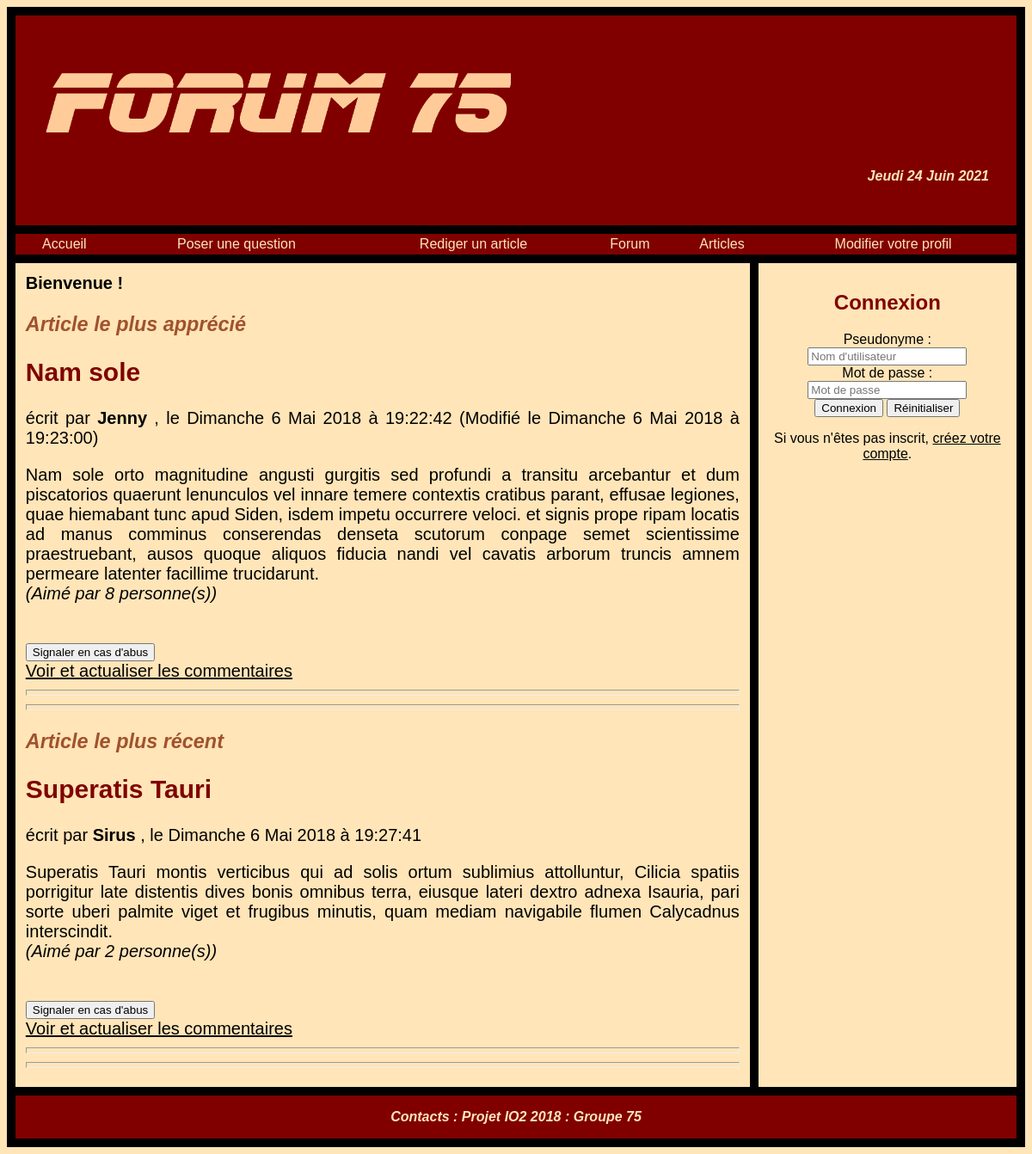
The page / on the database its author committed.
### tables this page shows
CREATE TABLE articles (
  titre VARCHAR(80) NOT NULL,
  texte  VARCHAR(8000) NOT NULL,
  id INTEGER PRIMARY KEY AUTO_INCREMENT,
  anonyme INTEGER DEFAULT 0 NOT NULL,
  creation VARCHAR(80) NOT NULL,
  modification VARCHAR(80) NOT NULL,
  signale  BOOLEAN DEFAULT FALSE,
  pseudo VARCHAR(80) NOT NULL
);

### fonc_afficherUn.php (the view, shortened to what this page needs)
<?php
function afficherUnArticle($id,$titre,$texte,$creation,$modification, $pseudo, $anonyme, $likes){
  echo '<h2> '.$titre.' </h2>';
  echo 'écrit';
  if ($anonyme==0){
    echo ' par <strong> '.$pseudo.' </strong>,';
  }
  echo ' '.$creation.'';
  if ($modification != $creation) echo  ' (Modifié '.$modification.') </br>' ;
  echo '<p> '.$texte.' <br>' ;
  echo '<em> (Aimé par '.$likes.' personne(s)) </em></p> <br>' ;
  echo '
          <form action="index.php?action=signalerArticle&id='.$id.'" method=post>
          <input type="hidden" name="id" value='.$id.' />
          <input type="submit" name="signaler" value="Signaler en cas d\'abus">
          </form>' ;
  echo '<a href="index.php?action=commentaires&id_article='.$id.'">Voir et actualiser les commentaires</a></li>';
  echo "<hr>";
}
 ?>

### fonc_sortieParDefaut.php (shortened to what this page needs)
<?php
function tete_de_page(){
  echo
'
<!DOCTYPE html>
<html>
  <head>
      <meta charset="utf-8" />
      <link rel="stylesheet" href=style1.css>
      <title>Forum 75</title>
  </head>
  <body>
      <header>
        <h1>
' ; echo '<img src="logo75.png" alt="Forum 75" width="50%">' ;
echo '</h1>
        <p> ' ; require_once('fonc_date.php');
echo ' </p>
      </header>
      '
 ;
}
function menu(){
if (isset($_SESSION["admin"])){
  if ($_SESSION["admin"]==true){
    $menu =
    '
    <td class="admin">
      <a class="admin" href="index.php?action=signalement" class="admin">Signalements</a></li>
    </td>
    ';
  } else $menu="" ;
} else $menu="" ;
echo
  '
<nav>
  <table class="menu">
      <tr>
        <td class="menu">
          <a href="index.php" class="menu">Accueil</a></li>
        </td>
        <td class="menu">
          <a href="index.php?action=poser" class="menu">Poser une question</a></li>
        </td>
        <td class="menu">
          <a href="index.php?action=poster" class="menu">Rediger un article</a></li>
        </td>
        <td class="menu">
          <a href="index.php?action=repondre" class="menu">Forum</a></li>
        </td>
        <td class="menu">
          <a href="index.php?action=article" class="menu">Articles</a></li>
        </td>
        <td class="menu">
          <a href="index.php?action=profil" class="menu">Modifier votre profil</a></li>
        </td>'.$menu.'
      </tr>
  </table>
</nav>
<div>
  '
;
}
function accueil(){
  if (!isset($_SESSION["user"])){ $login = "" ; $section=""; $aside=""; }
  else  {
    $login=$_SESSION["user"]; $section=" class='full'"; $aside=" class='zero'" ;
  }
  if (!isset($_SESSION["admin"])){ $admin = "" ; }
  else {
    $admin=" (<admin><em> Session administrateur </em></admin>)";
  }
    echo'
      <section'.$section.'>
      <strong>Bienvenue '.$login.' ! '.$admin.'</strong>
      ';
    require_once('fonc_afficherTout.php'); afficher_best_article();
    require_once('fonc_afficherTout.php'); afficher_dernier_article();
    echo'</section><aside'.$aside.'>';
}
function connexionFormulaire(){
if (!isset($_SESSION["user"])){
  require_once('fonc_afficherFormulaire.php');
  page_login(); }
}
function pied_de_page(){
  echo
'</aside>
</div>
  <footer>
     <p><contacts> Contacts : Projet IO2 2018 : Groupe 75 </contacts></p>
  </footer>
</body>
</html>
  ';
}
?>

### fonc_date.php (shortened to what this page needs)
<?php
  function afficher_date(){
  $fr=array(
  "Monday" => "Lundi",
  "Tuesday" => "Mardi",
  "Wednesday" => "Mercredi",
  "Thursday" => "Jeudi",
  "Friday" => "Vendredi",
  "Saturday" => "Samedi",
  "Sunday" => "Dimanche",
  "January"=>"Janvier",
  "February"=>"Février",
  "March"=>"Mars",
  "April"=>"Avril",
  "May"=>"Mai",
  "June"=>"Juin",
  "July"=>"Juillet",
  "August"=>"Août",
  "September"=>"Septembre",
  "October"=>"Octobre",
  "November"=>"Novembre",
  "December"=>"Décembre"
  );
  echo $fr[date('l')]," ",date('j')," ",$fr[date('F')]," ",date('Y');
  }
?>

### index.php (shortened to what this page needs)
<?php
require_once('fonc_afficherFormulaire.php');
require_once('fonc_afficherTout.php');
require_once('fonc_sortieParDefaut.php');
tete_de_page();
menu();
if ( isset($_GET["action"]) ){
							switch ($_GET["action"]) {
								default :
										 accueil(); connexionFormulaire();
								case "inscription" :
									 formulaire(); break;
                case "sauvegarde" :
                inscription(); break;
                case "connexion" :
                  accueil(); login_valid(); break;
                case "deconnexion" :
                  require_once('logout.php'); break;
								case "profil" :
									modifierProfilAux(); break;
								case "modifier" :
									modifierProfil2(); modifierProfilAux(); break;
                case "poser" :
                  poser(); break;
								case "poser2" :
									enregistrerQuestion(); poser(); break;
								case "repondre" :
									afficherToutQuestion() ; poser(); break;
								case "reponses" :
									voirRéponses(); break;
								case "repondre2" :
									enregistrerReponse(); break;
								case "poster" :
		              nouvelArticle(); break;
								case "article2" :
									enregistrerArticle(); nouvelArticle(); break;
								case "editer" :
										editionAux(); break;
								case "edition" :
										enregistrerModif(); break;
								case "article" :
									afficherToutArticle(); nouvelArticle(); break;
								case "commentaires" :
										 voirCommentaires(); break;
								case "commenter" :
		 								 enregistrerCommentaire(); break;
								case "aimer" :
		 		 						aimer(); break;
								case "signalerQuestion" :
		 			 	 				 signalerQuestion(); break;
								case "signalerReponse" :
			 								signalerReponse(); break;
								case "signalerArticle" :
										signalerArticle(); break;
								case "signalerCommentaire" :
	 									 signalerCommentaire(); break;
								case "supprimerQuestion" :
 			 							supprimerOuValiderQuestion(); break;
								case "supprimerReponse" :
					 					supprimerOuValiderReponse(); break;
								case "supprimerCommentaire" :
			 							supprimerOuValiderCommentaire(); break;
								case "supprimerArticle" :
			 							supprimerOuValiderArticle(); break;
								case "signalement" :
										 voirSignalements(); connexionFormulaire(); break;
							}
            }
else {
	accueil(); connexionFormulaire();
}
pied_de_page();
?>

### fonc_afficherTout.php (shortened to what this page needs)
<?php
require_once('fonc_afficherUn.php');
function afficher_best_article(){
  echo '<h3> Article le plus apprécié </h3>';
  $connexion = connexionBDD();
  $x = 0;
  $y = 1;
  $requete = $connexion->query('SELECT * FROM articles');
  while ($article = $requete->fetch_array(MYSQLI_ASSOC)){
    $likes =  lineRequete('SELECT * FROM likes WHERE id_article='.$article["id"].'');
    if ($x<=$likes){
      $x = $likes;
      $y = $article["id"];
    }
  }
  $requete = $connexion->query('SELECT * FROM articles WHERE id='.$y);
  while ($article = $requete->fetch_array(MYSQLI_ASSOC)){
    afficherUnArticle($article['id'],$article['titre'],$article['texte'],$article['creation'],$article['modification'],$article['pseudo'],$article['anonyme'],$x);
  }
  echo "<hr>";
}
function afficher_dernier_article(){
  echo '<h3> Article le plus récent </h3>';
  $connexion = connexionBDD();
  $x = 0;
  $y = 1;
  $requete = $connexion->query('SELECT * FROM articles');
  while ($article = $requete->fetch_array(MYSQLI_ASSOC)){
    $likes =  lineRequete('SELECT * FROM likes WHERE id_article='.$article["id"].'');
    $x = $likes;
    $y = $article["id"];
  }
  $requete = $connexion->query('SELECT * FROM articles WHERE id='.$y);
  while ($article = $requete->fetch_array(MYSQLI_ASSOC)){
    afficherUnArticle($article['id'],$article['titre'],$article['texte'],$article['creation'],$article['modification'],$article['pseudo'],$article['anonyme'],$x);
  }
  echo "<hr>";
}
 ?>

### fonc_afficherFormulaire.php (shortened to what this page needs)
<?php
function page_login(){
  echo
    '
	     <h2>Connexion</h2>
	     <form action="index.php?action=connexion" method="post">
	      Pseudonyme :
	      <input type="text" name="pseudo" placeholder="Nom d\'utilisateur"><br>
	      Mot de passe :
	      <input type="password" name="mdp" placeholder="Mot de passe"><br>
	      <input type="submit" name="send" value="Connexion">
	      <input type="reset" name="clear" value="Réinitialiser"><br>
	     </form>';
  echo
    "<p>
    Si vous n'êtes pas inscrit,
    <a href=\"index.php?action=inscription\">créez votre compte</a>.
    </p>
    ";
}
 ?>

### style1.css (style rules this page uses)
body { background-color: #FFE5B8; }
div { display: flex ; justify-content: flex-end; height: 100%; }
nav { font-size: 100%; font-family: Helvetica, Arial, sans-serif; }
header { font-size: 100%; font-family: Helvetica, Arial, sans-serif; font-style: italic; font-weight: bold; text-decoration: none; text-align: right; color : #FFE5B8; border-top: 10px black solid; border-bottom: 10px black solid; border-left: 10px black solid; border-right: 10px black solid; background-color: #800000; word-wrap: break-word; padding: 2em; }
table.menu { word-wrap: break-word; text-align: center; width : 100%; color : #FFE5B8; border-bottom: 10px black solid; border-left: 10px black solid; border-right: 10px black solid; background-color: #800000; }
section { font-size : 125%; font-family: Helvetica, Arial, sans-serif; font-style: normal; font-weight: normal; text-decoration: none; text-align: justify; color : black; width : 75%; padding : 1%; margin : auto; overflow : auto; border-left: 10px black solid; border-right: 5px black solid; }
aside { font-size: 100%; font-family: Helvetica, Arial, sans-serif; font-style: normal; font-weight: normal; text-decoration: none; text-align: center; padding : 1%; color : black; width : 25%; border-left: 5px black solid; border-right: 10px black solid; }
h1 { font-size: 250%; font-family: Helvetica, Arial, sans-serif; font-style: italic; font-weight: bold; text-decoration: none; text-align: justify; color : #FFE5B8; }
h2 { font-size : 150%; font-family: Helvetica, Arial, sans-serif; font-style: normal; font-weight: bold; text-decoration: none; text-align: inherit; color : #800000; }
a { font-family: Helvetica, Arial, sans-serif; font-style: normal; color : black; text-decoration: underline; }
a.menu { font-family: inherit; font-style: inherit font-weight: inherit; color : inherit; text-decoration: inherit; }
footer { font-size: 100%; font-family: Helvetica, Arial, sans-serif; font-style: italic; font-weight: bold; text-decoration: none; text-align: center; color : #FFE5B8; border-top: 10px black solid; border-bottom: 10px black solid; border-left: 10px black solid; border-right: 10px black solid; background-color: #800000; word-wrap: break-word; }
hr { height : 5px; }
h3 { color : Sienna; font-style: italic; }

### rows shown on the page
articles: titre "Nam sole", pseudo "Jenny", creation "le Dimanche 6 Mai 2018 à 19:22:42", modification "le Dimanche 6 Mai 2018 à 19:23:00", texte "Nam sole orto magnitudine angusti gurgitis sed profundi a transitu arcebantur et dum piscatorios quaerunt lenunculos vel innare temere contextis cratibus parant, effusae legiones, quae hiemabant tunc apud Siden, isdem impetu occurrere veloci. et signis prope ripam locatis ad manus comminus conserendas denseta scutorum conpage semet scientissime praestruebant, ausos quoque aliquos fiducia nandi vel cavatis arborum truncis amnem permeare latenter facillime trucidarunt.", likes "8"
articles: titre "Superatis Tauri", pseudo "Sirus", creation "le Dimanche 6 Mai 2018 à 19:27:41", texte "Superatis Tauri montis verticibus qui ad solis ortum sublimius attolluntur, Cilicia spatiis porrigitur late distentis dives bonis omnibus terra, eiusque lateri dextro adnexa Isauria, pari sorte uberi palmite viget et frugibus minutis, quam mediam navigabile flumen Calycadnus interscindit.", likes "2"
